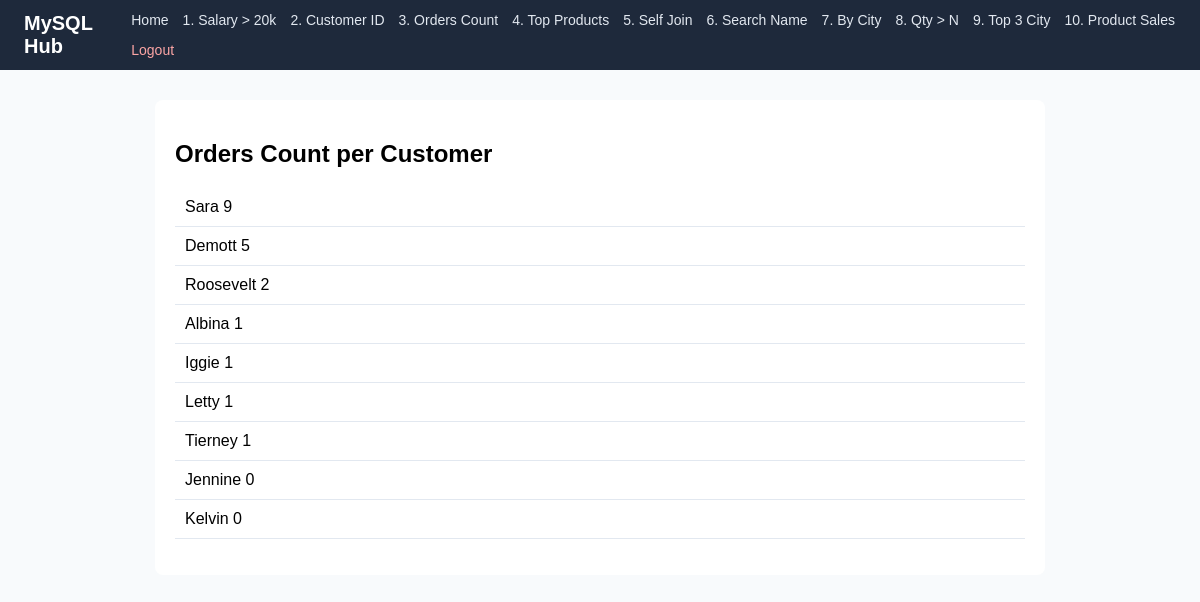
Page /q3_orders_count.php (signed in) on the committed database.
### tables this page shows
CREATE TABLE `customers` (
  `id` int(11) DEFAULT NULL,
  `first_name` varchar(50) DEFAULT NULL,
  `city` varchar(50) DEFAULT NULL,
  `salary` int(11) DEFAULT NULL,
  `password` varchar(50) DEFAULT NULL
);

### q3_orders_count.php (the view, shortened to what this page needs)
<?php
require_once "db.php";
$sql = "SELECT c.id, c.first_name, COUNT(o.id) AS orders_count
        FROM customers c
        LEFT JOIN orders o ON c.id = o.customer_id
        GROUP BY c.id, c.first_name
        ORDER BY orders_count DESC, c.first_name ASC";
$result = $conn->query($sql);
?>
<!DOCTYPE html>
<html lang="en">
<head>
</head>
<body>
    <?php include "navbar.php"; ?>
    <div class="container">
        <h2>Orders Count per Customer</h2>
        <ul>
            <?php if ($result && $result->num_rows > 0): ?>
                <?php while ($row = $result->fetch_assoc()): ?>
                    <li><?= htmlspecialchars($row["first_name"]) ?> <?= htmlspecialchars($row["orders_count"]) ?></li>
                <?php endwhile; ?>
            <?php else: ?>
                <li>No data found.</li>
            <?php endif; ?>
        </ul>
    </div>
</body>
</html>

### q3_orders_count.php (style rules this page uses)
body { margin: 0; font-family: Arial, sans-serif; background: #f8fafc; }
.container { max-width: 850px; margin: 30px auto; background: #fff; padding: 20px; border-radius: 8px; }
ul { list-style: none; padding: 0; }
li { padding: 10px; border-bottom: 1px solid #e2e8f0; font-size: 16px; }

### rows in the picture
customers: first_name "Sara", orders_count "9"
customers: first_name "Demott", orders_count "5"
customers: first_name "Roosevelt", orders_count "2"
customers: first_name "Albina", orders_count "1"
customers: first_name "Iggie", orders_count "1"
customers: first_name "Letty", orders_count "1"
customers: first_name "Tierney", orders_count "1"
customers: first_name "Jennine", orders_count "0"
customers: first_name "Kelvin", orders_count "0"
